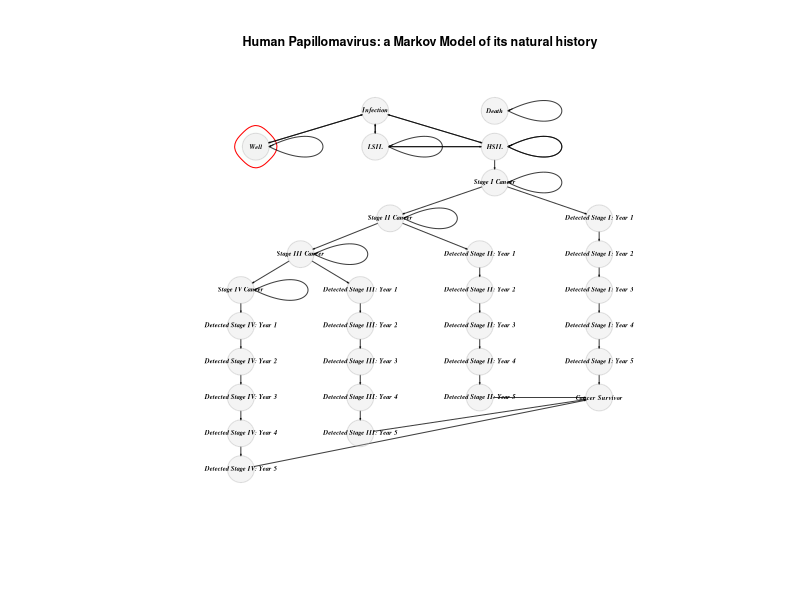

The R script that drew this image:
library(igraph)
library(tidyverse)
library(readxl)

Clinical_states <- read_excel("Clinical_states.xlsx", col_names = FALSE)

nodes <- Clinical_states
nodes

links <- c(from = nodes[, 1], to = nodes[, 2])
links

net <- graph_from_data_frame(d = links, directed = TRUE)

set.seed(1)
plot(net, layout = layout_as_tree, edge.arrow.size=.075, edge.arrow.width = 0.65,
     vertex.color = alpha("lightgrey", .25), vertex.label.color = "black", 
     vertex.frame.color = alpha("darkgrey", .35), vertex.label.font = 4, vertex.size = 15, 
     vertex.label.cex = 0.4, edge.curved = 0, edge.color = alpha("black", .75), 
     mark.groups = 1, mark.col = alpha("lightgreen", .025))
title(cex.main = .75, main = "Human Papillomavirus: a Markov Model of its natural history")

# End file ----------------------------------------------------------------